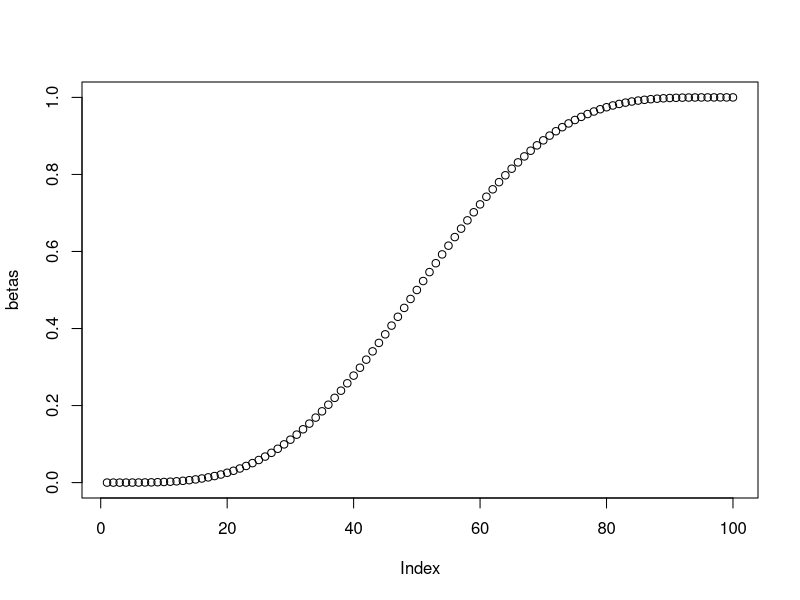
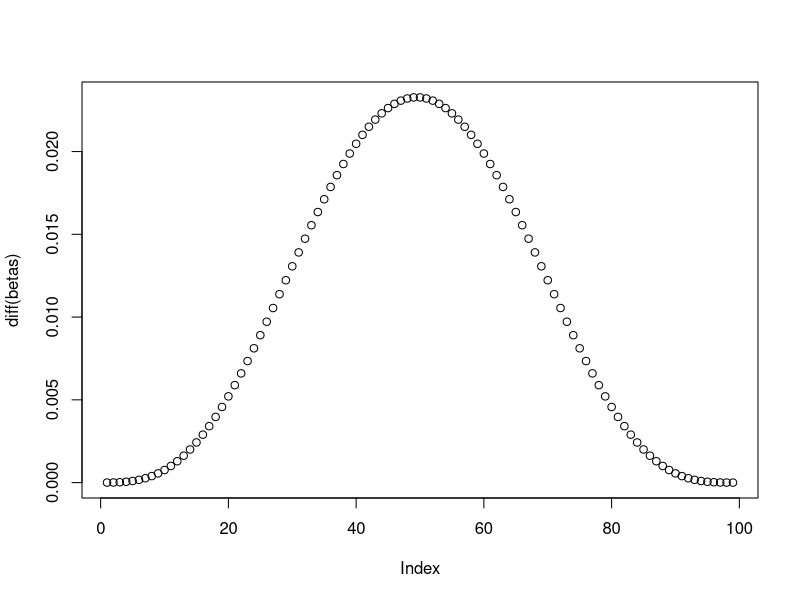

These charts were generated, in order, by the following R code:
#calculation of the probability of the sequence
#of cosines beetwin D-dimensional vectors

betas <- pbeta((1:100)/100, shape1=4.50, shape2=4.50, ncp = 0, lower.tail = TRUE, log.p = FALSE)
plot(betas); plot(diff(betas))
mean(betas)

pval=2*(1-pbeta(0.95, shape1=4.50, shape2=4.50, ncp = 0, lower.tail = TRUE, log.p = FALSE)) #coefficient 2 
#since the distribution is two-tailed
#Apply this by taking a product of angles between clusters to the section where cluster is suspected
#cpmpare to the area where cluster is not suspectefd